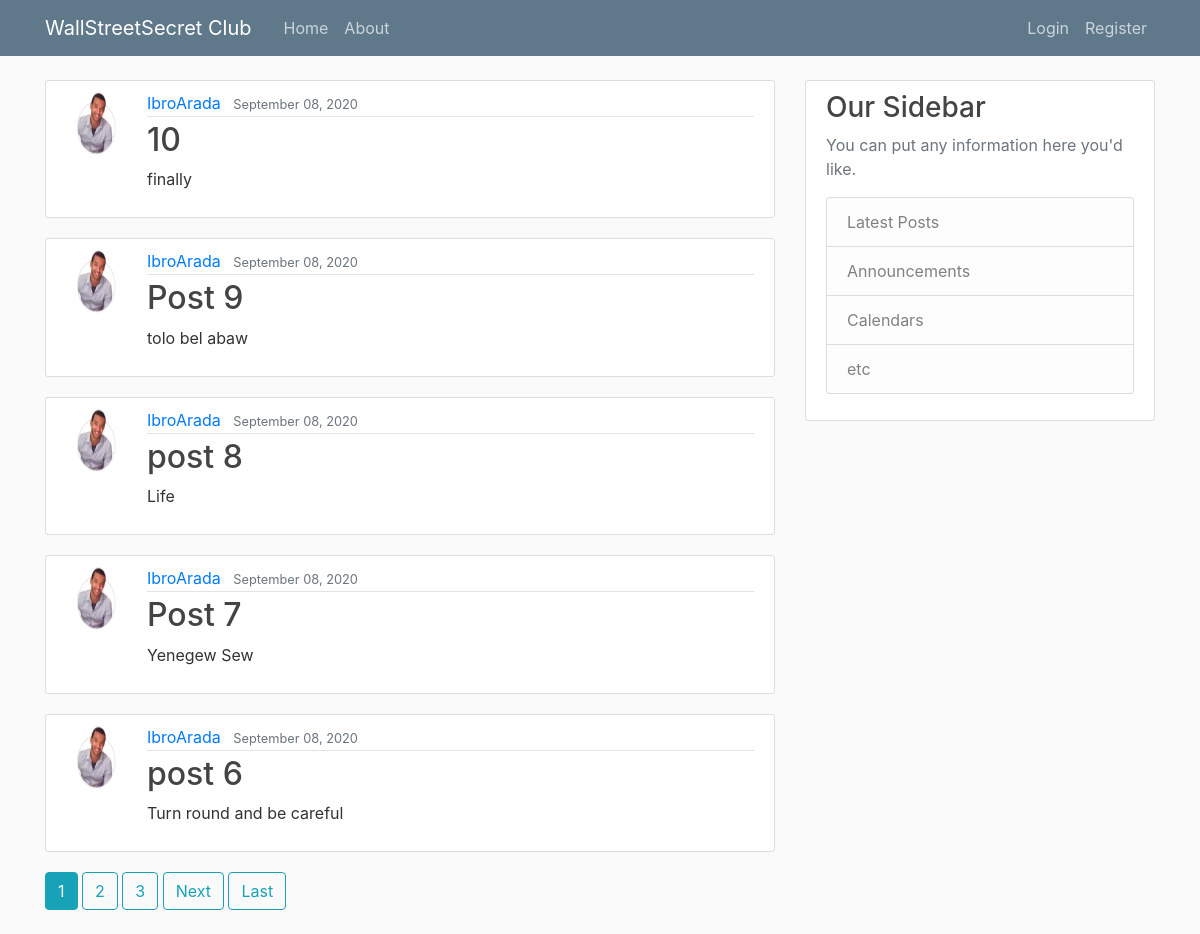
The page / on the database its author committed.
### blog/models.py (models this page shows, shortened)
class posts(models.Model):
    Title= models.CharField(max_length=100)
    content= models.TextField()
    Date_posted= models.DateTimeField(default= timezone.now)
    author= models.ForeignKey(User,on_delete= models.CASCADE)

### user/models.py (models this page shows, shortened)
class Profile(models.Model):
    user= models.OneToOneField(User, on_delete= models.CASCADE)
    image= models.ImageField(default= 'default.jpg', upload_to = 'profile_pics')

### blog/views.py (the view)
class PostListView(ListView):
    model = posts
    template_name = 'blog/home.html'
    context_object_name = 'posts'
    ordering = ['-Date_posted']
    paginate_by = 5

### blog/Templates/blog/home.html (shortened to what this page needs)
    {% extends "blog/base.html" %}
    {% block content %}
        {% for post in  posts %}
            <article class="media content-section">
                  <img class = 'rounded-circle article-img'src="{{ post.author.profile.image.url}}">
                  <div class="media-body">
                        <div class="article-metadata">
                          <a class="mr-2" href="{% url 'user-posts' post.author.username %}">{{ post.author }}</a>
                          <small class="text-muted">{{ post.Date_posted|date:"F d, Y" }}</small>
                        </div>
                        <h2><a class="article-title" href="{% url 'post-detail' post.id %}">{{ post.Title }}</a></h2>
                        <p class="article-content">{{ post.content }}</p>
                  </div>
            </article>
        {% endfor %}
        {% if is_paginated %}
            {% for num in page_obj.paginator.page_range %}
                {% if page_obj.number == num %}
                    <a class="btn btn-info mb-4"  href="?page= {{ num }}">{{ num }}</a>
                {% elif num > page_obj.number|add:'-3' and num < page_obj.number|add:'3' %}
                    <a class="btn btn-outline-info mb-4"  href="?page= {{ num }}"> {{ num }}</a>
                {% endif %}
             {% endfor %}
            {% if page_obj.has_next %}
                <a class="btn btn-outline-info mb-4"  href="?page={{ page_obj.next_page_number }}">Next</a>
                <a class="btn btn-outline-info mb-4"  href="?page={{ page_obj.paginator.num_pages }}"> Last</a>
            {% endif %}
         {% endif %}
    {% endblock content%}

### blog/Templates/blog/base.html (shortened to what this page needs)
{% load static %}
<!DOCTYPE html>
<html>
    <head>
        <link rel="stylesheet" href="https://stackpath.bootstrapcdn.com/bootstrap/4.1.3/css/bootstrap.min.css">
        <link rel="stylesheet" type="text/css" href="{% static 'blog/main.css'%}">
    </head>
    <body>
        <header class="site-header">
            <nav class="navbar navbar-expand-md navbar-dark bg-steel fixed-top">
                <div class="container">
                  <a class="navbar-brand mr-4" href="{% url 'blog-home' %}">WallStreetSecret Club</a>
                  <div class="collapse navbar-collapse" id="navbarToggle">
                        <div class="navbar-nav mr-auto">
                          <a class="nav-item nav-link" href="{% url 'blog-home' %}">Home</a>
                          <a class="nav-item nav-link" href="{% url 'blog-about' %}">About</a>
                        </div>
                        <div class="navbar-nav">
                          {% if user.is_authenticated %}
                          <a class="nav-item nav-link" href="{% url 'Profile' %}">Profile</a>
                          <a class="nav-item nav-link" href="{% url 'post-create' %}">New Post</a>
                          <a class="nav-item nav-link" href="{% url 'logout' %}">Log out</a>
                          {% else %}
                          <a class="nav-item nav-link" href="{% url 'login' %}">Login</a>
                          <a class="nav-item nav-link" href="{% url 'register' %}">Register</a>
                          {% endif %}
                        </div>
                  </div>
                </div>
            </nav>
        </header>
        <main role="main" class="container">
         <div class="row">
                <div class="col-md-8">
                  {% block content %}{% endblock %}
                </div>
                <div class="col-md-4">
                  <div class="content-section">
                        <h3>Our Sidebar</h3>
                        <p class='text-muted'>You can put any information here you'd like.
                          <ul class="list-group">
                            <li class="list-group-item list-group-item-light">Latest Posts</li>
                            <li class="list-group-item list-group-item-light">Announcements</li>
                            <li class="list-group-item list-group-item-light">Calendars</li>
                            <li class="list-group-item list-group-item-light">etc</li>
                          </ul>
                        </p>
                  </div>
                </div>
         </div>
        </main>
    </body>
</html>

### blog/static/blog/main.css (style rules this page uses)
body { background: #fafafa; color: #333333; margin-top: 5rem; }
h1, h2, h3, h4, h5, h6 { color: #444444; }
ul { margin: 0; }
.bg-steel { background-color: #5f788a; }
.site-header .navbar-nav .nav-link { color: #cbd5db; }
.content-section { background: #ffffff; padding: 10px 20px; border: 1px solid #dddddd; border-radius: 3px; margin-bottom: 20px; }
.article-title { color: #444444; }
.article-content { white-space: pre-line; }
.article-img { height: 65px; width: 65px; margin-right: 16px; }
.article-metadata { padding-bottom: 1px; margin-bottom: 4px; border-bottom: 1px solid #e3e3e3 }

### rows shown on the page
posts: author.profile.image (picture), author "IbroArada", Date_posted "September 08, 2020", Title "10", content "finally"
posts: author.profile.image (picture), author "IbroArada", Date_posted "September 08, 2020", Title "Post 9", content "tolo bel abaw"
posts: author.profile.image (picture), author "IbroArada", Date_posted "September 08, 2020", Title "post 8", content "Life"
posts: author.profile.image (picture), author "IbroArada", Date_posted "September 08, 2020", Title "Post 7", content "Yenegew Sew"
posts: author.profile.image (picture), author "IbroArada", Date_posted "September 08, 2020", Title "post 6", content "Turn round and be careful"

### other values the page prints
{{ num }} "1"
{{ num }} "2" "3"
